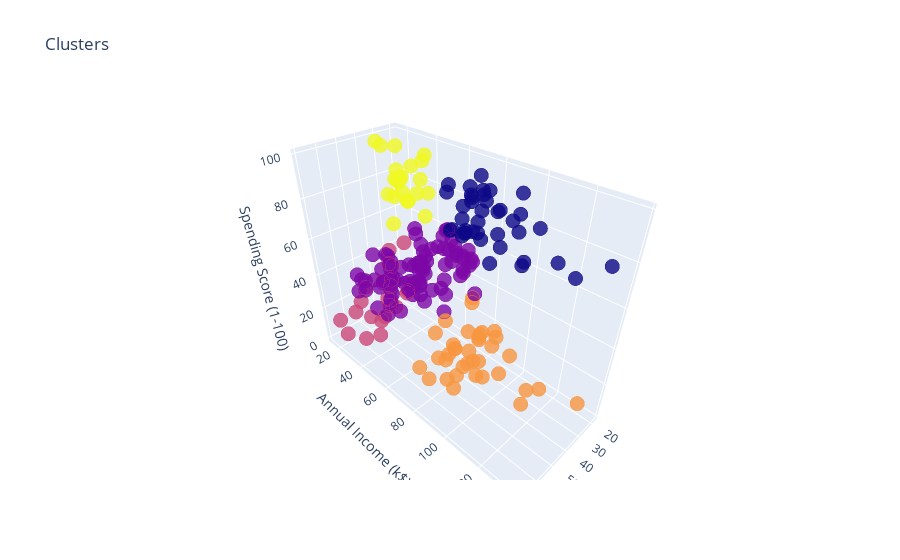

The code cell stored with this chart in its notebook:
### Code cell
df2['Label'] = labels

trace = go.Scatter3d(
                    x=df['Age'],
                    y=df['Annual Income (k$)'],
                    z=df['Spending Score (1-100)'],
                    mode='markers',
                    marker=dict(color=df2['Label'], size=5, line=dict(color=df2['Label'], width=12),
                    opacity=0.8)
                    )

data = [trace]
layout = go.Layout(
                    title='Clusters',
                    scene=dict(
                                xaxis=dict(title='Age'),
                                yaxis=dict(title='Annual Income (k$)'),
                                zaxis=dict(title='Spending Score (1-100)'))
                                )


fig = go.Figure(data=data, layout=layout)
py.offline.iplot(fig)
plt.show()

### Figure 1 — Plotly figure (JSON) as saved in the notebook; plotly's stock layout.template omitted (floating-point values rounded to 4 significant figures; data arrays with more than 128 entries replaced by an {"elided": "..."} marker saying what was removed)
{"data": [{"marker": {"color": {"elided": "200 int values"}, "line": {"color": {"elided": "200 int values"}, "width": 12}, "opacity": 0.8, "size": 5}, "mode": "markers", "type": "scatter3d", "x": {"elided": "200 int values"}, "y": {"elided": "200 int values"}, "z": {"elided": "200 int values"}}], "layout": {"scene": {"xaxis": {"title": {"text": "Age"}}, "yaxis": {"title": {"text": "Annual Income (k$)"}}, "zaxis": {"title": {"text": "Spending Score (1-100)"}}}, "title": {"text": "Clusters"}}}
